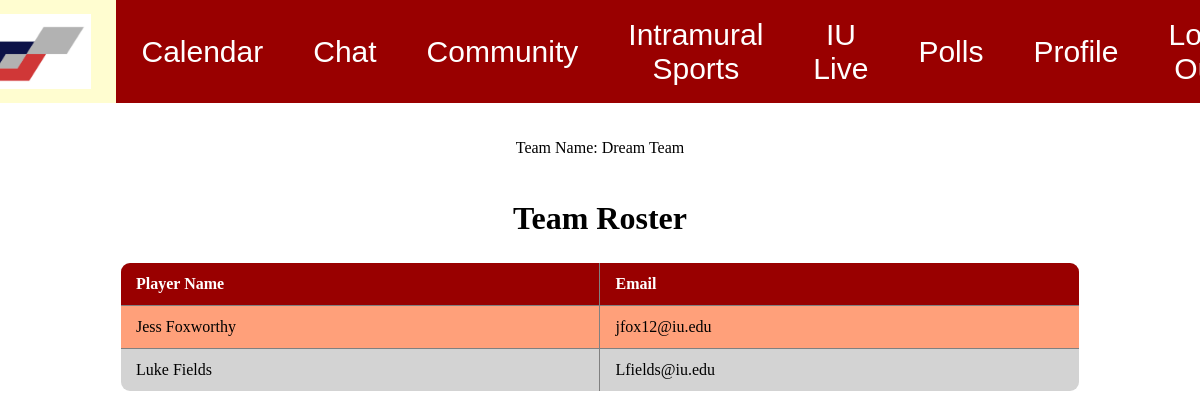
Screenshot of /viewteam.php?id=102 (signed in) with the database file from the repository.
### tables this page shows
CREATE TABLE Teams(
Team_id INT NOT NULL AUTO_INCREMENT,
team_name VARCHAR(40),
Sport VARCHAR(20),
League VARCHAR(15),
Num_players INT(2),
PRIMARY KEY (Team_id)
);

CREATE TABLE team_rosters(
Team_id INT not null,
Player_id INT not null,
FOREIGN KEY (Team_id) REFERENCES Teams(Team_id),
FOREIGN KEY (Player_id) REFERENCES user(userid)
);

create table user (
userid INT AUTO_INCREMENT NOT NULL,
Fname VARCHAR(50) NOT NULL,
Lname VARCHAR(50) NOT NULL,
email VARCHAR(50) NOT NULL,
FavSport VARCHAR(50),
FavTeam VARCHAR(50),
GradYear INT(4),
bio VARCHAR(200),
PRIMARY KEY (userid)
);

### viewteam.php (the view, shortened to what this page needs)
<html>
    <head>
        <link rel="stylesheet" href="css/style.css">
    </head>
    <body>
        <div class="topnav">
            <a href="homepage.php"><img class="homeImg" src="Images/smallLogo.png" alt="Home"></a>
            <a href="calendar.php">Calendar</a>
            <a href="chat.php">Chat</a>
            <a href="community.php">Community</a>
            <a href="intramurals.php">Intramural Sports</a>
            <a href="live.php">IU Live</a>
            <a href="polls.php">Polls</a>
            <a href="profile2.php">Profile</a>
            <a href="https://idp.login.iu.edu/idp/profile/cas/logout">Log-Out </a>
        </div>
            <center>
            <br>
            <br>
            <?php
                $id = $_GET["id"];
                $new_query = "SELECT * FROM Teams WHERE Team_id='$id'";
                $result3 = mysqli_query($db, $new_query);
                while($row=mysqli_fetch_array($result3)){
                    echo 'Team Name: ' . $row["team_name"] . '<br>';
                }
            ?>
            <br>
        <table class="tabledesign">
            <?php
            $id = $_GET["id"];
            $db = mysqli_connect("db.luddy.indiana.edu","i494f22_team36","my+sql=i494f22_team36","i494f22_team36") or die("Error connecting to MySQL server.");
            $query = "SELECT * FROM user JOIN team_rosters ON user.userid=team_rosters.Player_id WHERE Team_id='$id'";
            mysqli_query($db, $query) or die('Error querying database.');
            $result = mysqli_query($db, $query);
            echo "<h1>Team Roster</h1>";
            echo "<tr><th>Player Name</th><th>Email</th></tr>";
            while($row=mysqli_fetch_array($result)){
                echo '<tr>';
                echo '<td>' . $row["Fname"] . "  " . $row["Lname"] . " </td> ";
                echo '<td>' . $row["email"] . '</td>';
                echo '</tr>';
            }
        ?>
        </table></center>
    </body>
</html>

### css/style.css (style rules this page uses)
body { margin: 0; padding: 0; }
.topnav { background-color: #990000; overflow: hidden; margin: 0; padding: 0; display: flex; justify-content: center; align-items: center; font-family: 'Poppins', sans-serif; }
.topnav a { float: left; color: white; text-align: center; padding: 14px 25px; text-decoration: none; font-size: 30px; font-family: 'Poppins', sans-serif; }
.homeImg { width: 120px; height: 75px; padding: 0%; }
h1 { margin: 25px 10px; }
table, th, td { border: 1px solid gray; width: 50%; }
.tabledesign { border: 1px solid; border-collapse: collapse; table-layout: fixed; border-spacing: 0 15px; width: 80%; border-radius: 10px; overflow: hidden; }
.tabledesign tr th { background-color: #990000; color: white; text-align: left; font-weight: bold; }
.tabledesign tr th { padding: 12px 15px; }
.tabledesign tr td { padding: 12px 15px; }
tr th:nth-child(1) { width:20%; }
tr th:nth-child(2) { width: 20%; }
tr:nth-child(odd) { background-color: lightgray; }
tr:nth-child(even) { background-color: lightsalmon; }

### rows the page displays
teams: team_name "Dream Team"
team_rosters: Player_id.Fname "Jess", Player_id.Lname "Foxworthy", Player_id.email "jfox12@iu.edu"
team_rosters: Player_id.Fname "Luke", Player_id.Lname "Fields", Player_id.email "Lfields@iu.edu"
